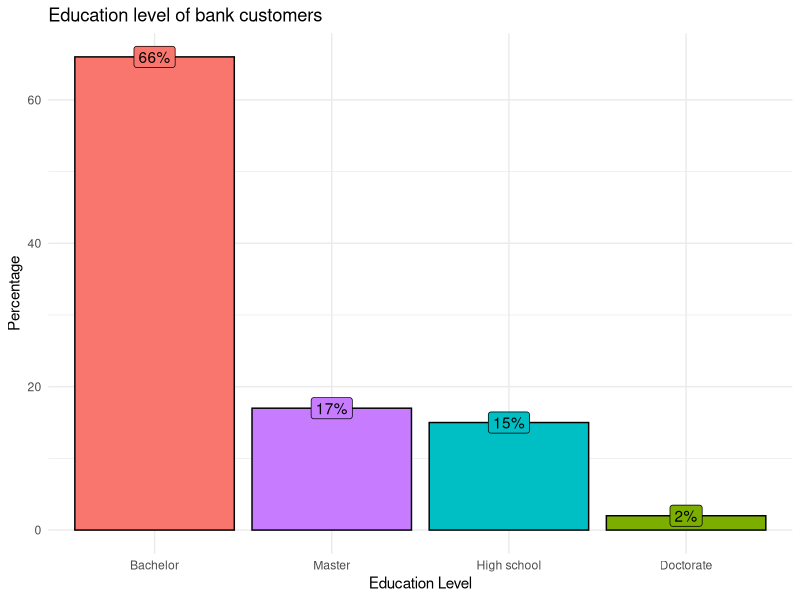
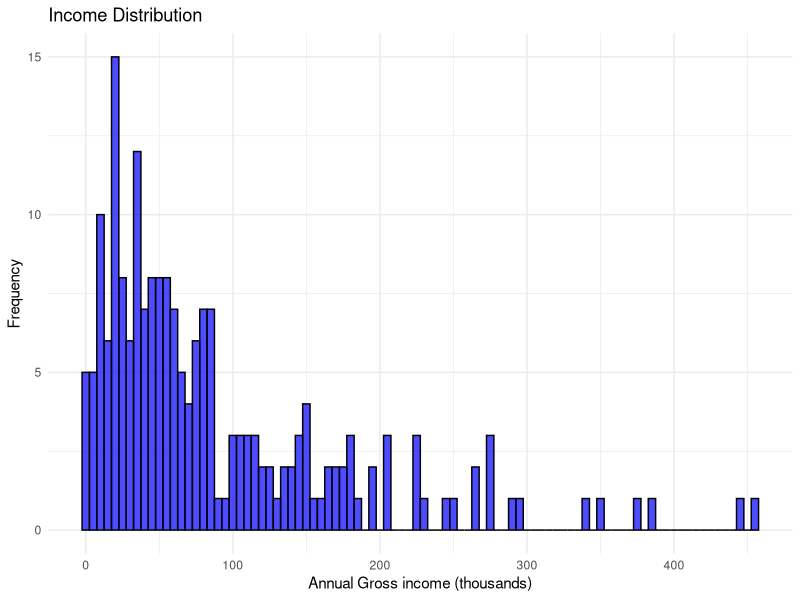
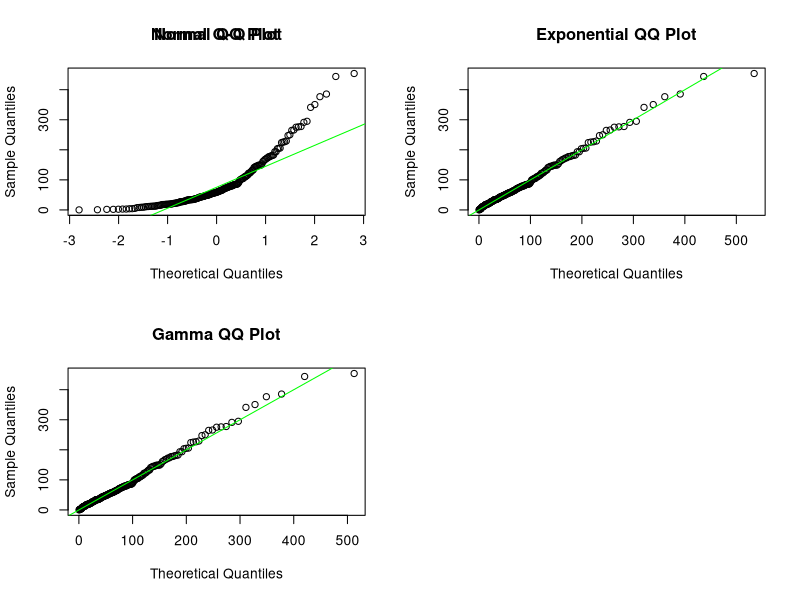
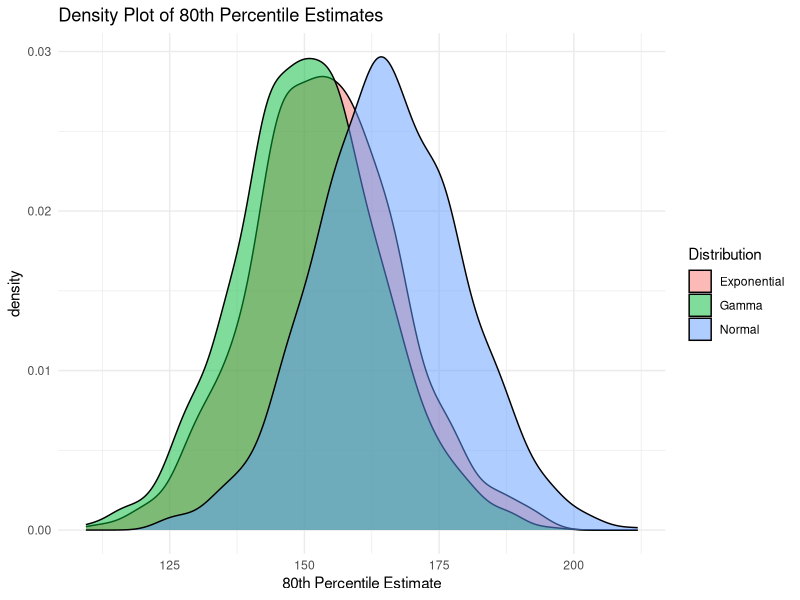
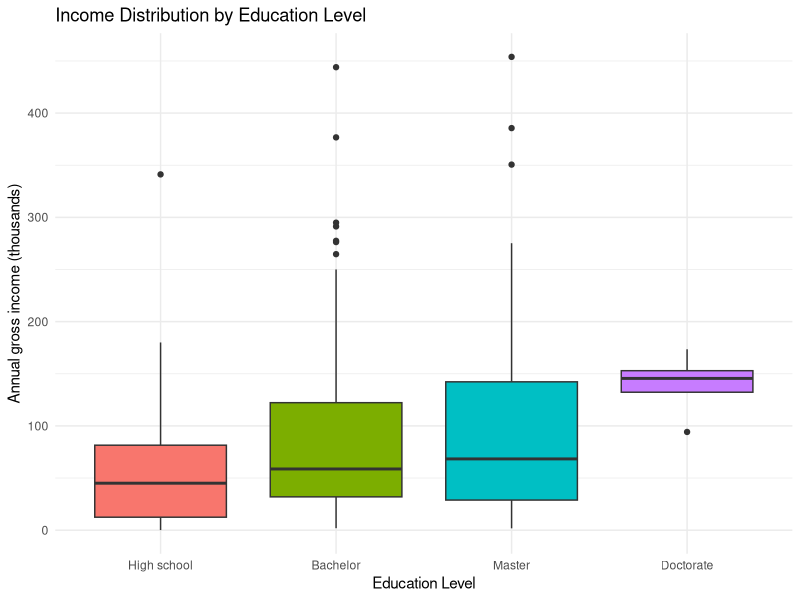
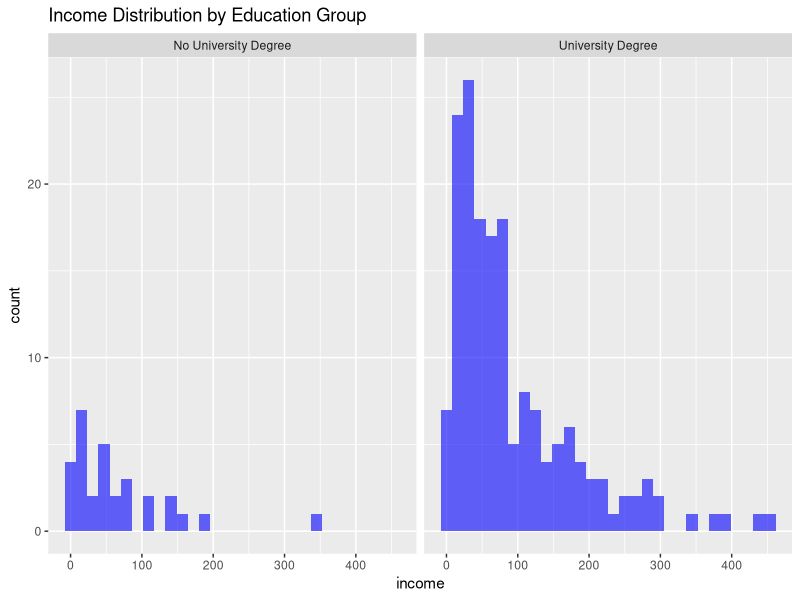
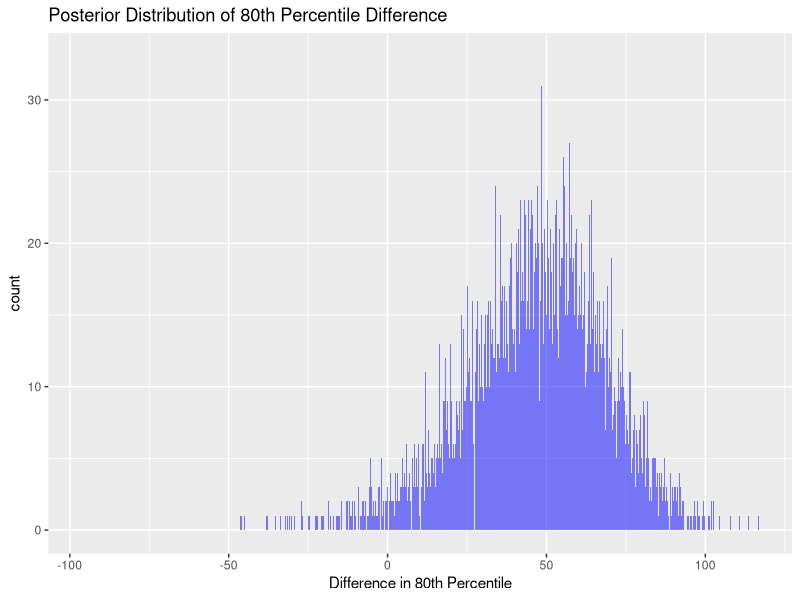

Write R code to recreate these figures, in order.
## ---- chunk 1
#| echo: false
# Set up chunk for all slides
knitr::opts_chunk$set(
  fig.width = 6,
  fig.height = 4,
  fig.align = "center",
  out.width = "100%",
  code.line.numbers = FALSE,
  fig.retina = 4,
  echo = TRUE,
  message = FALSE,
  warning = FALSE,
  cache = FALSE,
  dev.args = list(pointsize = 11)
)
## ---- chunk 2
# Load necessary libraries
library(tidyverse)
library(kableExtra)
library(fitdistrplus)
library(ggplot2)
library(MASS)
library(boot)

# Load the dataset
bank_data <- read_csv("data/banksurvey.csv")
## ---- chunk 3

# Descriptive bar plot
bank_data %>% 
  group_by(education) %>% 
  summarise(perc = n()/nrow(bank_data) * 100) %>% 
  as.data.frame() %>% 
  ggplot(aes(x = fct_reorder(education, -perc), 
             y = perc, 
             fill = education)) + 
  geom_col(color = "black") + 
  theme_minimal() + 
  labs(x = "Education Level", 
       y = "Percentage", 
       title = "Education level of bank customers") + 
  geom_label(aes(label = paste0(perc, "%"), 
                 vjust = 0.5)) + 
  guides(fill = "none")

## ---- chunk 4
# Histogram of incomes
ggplot(bank_data, aes(x = income)) + 
  geom_histogram(binwidth = 5, fill = "blue", color = "black", alpha = 0.7) +
  labs(title = "Income Distribution", x = "Annual Gross income (thousands)", y = "Frequency") +
  theme_minimal()

## ---- chunk 5
# Descriptive statistics
summary_stats <- bank_data %>% 
  summarize(
    Mean = round(mean(income), 1),
    Median = median(income),
    SD = round(sd(income), 1),
    Min = min(income),
    Max = max(income)
  )

kable(summary_stats, 
      caption = "Statistics of annual gross income of bank customers (thousands)")
## ---- chunk 6
# Fit normal distribution
fit_norm <- fitdist(bank_data$income, "norm")
# Fit exponential distribution
fit_exp <- fitdist(bank_data$income, "exp")
# Fit gamma distribution
fit_gamma <- fitdist(bank_data$income, "gamma")

# Normal distribution summary
tibble(Parameter = c("Mean", "Standard Deviation"), 
       Estimate = fit_norm$estimate, 
       'Standard Error' = fit_norm$sd) %>% 
  kable(caption = "Maximum likelihood estimates of fitted normal distribution model")

# Exponential distribution summary
tibble(Parameter = "Rate", 
       Estimate = fit_exp$estimate, 
       'Standard Error' = fit_exp$sd) %>% 
  kable(caption = "Maximum likelihood estimates of fitted exponential distribution model")

# Gamma distribution summary
tibble(Parameter = c("Shape", "Rate"), 
       Estimate = fit_gamma$estimate, 
       'Standard Error' = fit_gamma$sd) %>% 
  kable(caption = "Maximum likelihood estimates of fitted gamma distribution model")

## ---- chunk 7
# QQ plots for the normal, exponential, and gamma distributions
par(mfrow = c(2, 2)) # Set up plot window for multiple plots

# QQ plot for normal distribution
qqnorm(bank_data$income)
qqline(bank_data$income,col = "green")
title("Normal QQ Plot")

# QQ plot for exponential distribution
qqplot(qexp(ppoints(length(bank_data$income)), 
            rate = fit_exp$estimate), 
       sort(bank_data$income), 
       xlab = "Theoretical Quantiles", 
       ylab = "Sample Quantiles")
abline(0, 1,col = "green")
title("Exponential QQ Plot")

# QQ plot for gamma distribution
qqplot(qgamma(ppoints(length(bank_data$income)), 
              shape = fit_gamma$estimate[1], 
              rate = fit_gamma$estimate[2]), 
       sort(bank_data$income), 
       xlab = "Theoretical Quantiles", 
       ylab = "Sample Quantiles")
abline(0, 1,col = "green")
title("Gamma QQ Plot")

## ---- chunk 8
# Estimate the 80th percentile using estimators based on fitted model
q80_normal <- qnorm(0.80, mean = fit_norm$estimate[1], sd = fit_norm$estimate[2])
q80_exponential <- qexp(0.80, rate=fit_exp$estimate)
q80_gamma <- qgamma(0.80, shape=fit_gamma$estimate[1], rate=fit_gamma$estimate[2])

# Create a tibble based on these results
results <- tibble(
  Distribution = c("Normal", "Exponential", "Gamma"),
  `80th Percentile Estimate` = c(q80_normal, q80_exponential, q80_gamma))


kable(results, caption = "80th Percentile Estimates based on Different Models")
## ---- chunk 9
# Using sample quantile to estimate
q80_sample <- quantile(bank_data$income, probs = 0.80)

new_results <- tibble(
  Distribution = c("Normal", "Exponential", "Gamma","Sample"),
  `80th Percentile Estimate` = c(q80_normal, q80_exponential, q80_gamma,q80_sample))


kable(new_results, caption = "80th Percentile Estimates based on Different Models")
## ---- chunk 10
# Calculate the 95% CI for the estimates

# Normal distribution 95% CI
se_normal <- fit_norm$estimate[2] / sqrt(length(bank_data$income))  
ci_normal <- q80_normal + c(-1.96, 1.96) * se_normal

# Exponential distribution 95% CI
se_exp <- sqrt(1 / (length(bank_data$income) * fit_exp$estimate^2))
ci_exp <- q80_exponential + c(-1.96, 1.96) * se_exp

# Gamma distribution 95% CI
se_gamma <- sqrt(fit_gamma$estimate[1] / (fit_gamma$estimate[2]^2 * length(bank_data$income)))
ci_gamma <- q80_gamma + c(-1.96, 1.96) * se_gamma

ci_results <- tibble(
  Distribution = c("Normal", "Exponential", "Gamma"),
  `80th Percentile Estimate` = c(q80_normal, q80_exponential, q80_gamma),
  `Lower Bound (95% CI)` = c(ci_normal[1], ci_exp[1], ci_gamma[1]),
  `Upper Bound (95% CI)` = c(ci_normal[2], ci_exp[2], ci_gamma[2])
)

kable(ci_results, 
      caption = "80th Percentile Estimates and 95% Confidence Intervals for Different Distributions")
## ---- chunk 11
set.seed(2420)

true_mean <- 100  
lambda <- 1 / true_mean  
n_sample <- 100  
n_bootstrap <- 1000  

# Generate simulated data following an exponential distribution
original_data <- rexp(n_sample, rate = lambda)
## ---- chunk 12
# Define a function to calculate the 80th percentile
estimate_quantiles <- function(data, indices) {
  sample_data <- data[indices]  # Bootstrap 
  
   # Fit normal, exponential, and gamma distributions
  normal_fit <- fitdist(sample_data, "norm")
  exp_fit <- fitdist(sample_data, "exp")
  gamma_fit <- fitdist(sample_data, "gamma")
  
  # Return to 80th percentile
  return(
  c(
    qnorm(0.80, mean = normal_fit$estimate[1], sd = normal_fit$estimate[2]),
    qexp(0.80, rate = exp_fit$estimate),
    qgamma(0.80, shape = gamma_fit$estimate[1], rate = gamma_fit$estimate[2])
  ))
}

## ---- chunk 13
# Bootstrap sampling
bootstrap_results <- boot(data = original_data, statistic = estimate_quantiles, 
                          R = n_bootstrap)

# Extract results
normal_estimates <- bootstrap_results$t[, 1]  
exp_estimates <- bootstrap_results$t[, 2]     
gamma_estimates <- bootstrap_results$t[, 3]   
## ---- chunk 14



# Calculate the bias and standard deviation
true_80th_percentile <- qexp(0.80, rate = lambda)  

bias_normal <- mean(normal_estimates) - true_80th_percentile
bias_exp <- mean(exp_estimates) - true_80th_percentile
bias_gamma <- mean(gamma_estimates) - true_80th_percentile

sd_normal <- sd(normal_estimates)
sd_exp <- sd(exp_estimates)
sd_gamma <- sd(gamma_estimates)


## ---- chunk 15
combined_estimates <- data.frame(
  estimate = c(normal_estimates, exp_estimates, gamma_estimates),
  distribution = factor(rep(c("Normal", "Exponential", "Gamma"), 
                            times = c(length(normal_estimates), 
                                      length(exp_estimates), 
                                      length(gamma_estimates))))
)

# Create the combined density plot
ggplot(combined_estimates, aes(x = estimate, fill = distribution)) +
  geom_density(alpha = 0.5) + # Use density plot with transparency
  labs(title = "Density Plot of 80th Percentile Estimates", 
       x = "80th Percentile Estimate", 
       fill = "Distribution") + 
  theme_minimal()
## ---- chunk 16
#| label: tbl-biasd
#| tbl-cap: the bias and standard deviation of estimators

# Print in table
estimates_bias_sd <- tibble(
  Estimate = c("Normal", "Exponential", "Gamma"),
  Bias = c(bias_normal, bias_exp, bias_gamma),
  SD = c(sd_normal, sd_exp, sd_gamma)
) %>% kable(caption = "The bias and SD of estimates")

estimates_bias_sd
## ---- chunk 17
#| label: tbl-eduincome
# Recode education levels into two groups: 
# "University Degree" vs "No University Degree"
bank_data <- bank_data %>% 
  mutate(education_group = ifelse(education %in% 
                                  c("Bachelor", "Master", "Doctorate"), 
                                  "University Degree", "No University Degree"))

# Group summary of income by education group
income_education_summary <- bank_data %>% 
  group_by(education_group) %>% 
  summarise(mean_income = round(mean(income), 1), 
            sd_income = round(sd(income), 1), 
            n = n())

kable(income_education_summary, 
      caption = "Income comparison of university degree holders")

## ---- chunk 18
# Order education levels
bank_data$education <- factor(bank_data$education, 
                         levels = c("High school", 
                                    "Bachelor", 
                                    "Master", 
                                    "Doctorate"))

# Boxplot comparing income across all education levels
ggplot(bank_data, aes(x = education, y = income, fill = education)) +
  geom_boxplot() +
  theme_minimal() + 
  ggtitle('Income Distribution by Education Level') +
  xlab('Education Level') +
  ylab('Annual gross income (thousands)') + 
  guides(fill = "none")
## ---- chunk 19
# Subset data into two groups
university_graduates <- bank_data %>%  filter(education_group == "University Degree")
non_graduates <- bank_data %>%  filter(education_group == "No University Degree")

# Calculate the mean difference and confidence interval
mean_diff <- mean(university_graduates$income) - mean(non_graduates$income)

# Perform a t-test to get the confidence interval
t_test_result <- t.test(university_graduates$income, non_graduates$income, 
                        var.equal = FALSE)

# Print the results
kable(round(mean_diff, 1), 
      caption = "Difference in mean income (thousands)", 
      col.names = "")

kable(round(t_test_result$conf.int, 1), 
      caption = "95% confidence interval of difference in mean income (thousands)", 
      col.names = "")

## ---- chunk 20
# Histograms to check normality
ggplot(bank_data, aes(x = income)) +
  geom_histogram(bins = 30, fill = 'blue', alpha = 0.6) +
  facet_wrap(~education_group) +
  ggtitle('Income Distribution by Education Group')

# Check the sample sizes of each group
table(bank_data$education_group) %>% 
  kable(col.names = c("Education level", "Count"), 
        caption = "Sample size of education groups")
## ---- chunk 21

# Prior
n0 <- nrow(non_graduates)
n1 <- nrow(university_graduates)
alpha <- 1
beta <- 1

# Posterior
alpha_tilda0 <- alpha + n0
alpha_tilda1 <- alpha + n1
beta_tilda0 <- beta + sum(non_graduates$income)
beta_tilda1 <- beta + sum(university_graduates$income)

tibble(Parameter = c("N_0", "N_1","Alpha","Beta",
                     "Alpha_tilda_0","Alpha_tilda_1",
                     "Beta_tilda_0","Beta_tilda_1"), 
       Value = c(n0,n1,alpha,beta,alpha_tilda0,alpha_tilda1,
                 beta_tilda0,beta_tilda1), 
       Description = c("Number of those who doesn't have a university degree",
                       "Number of those who has a university degree",
                       "Shape of Gamma distribution",
                       "Rate of Gamma distribution",
                       "Updated shape of posterior(Gamma distribution) for non-uni",
                       "Updated shape of posterior(Gamma distribution) for uni",
                       "Updated rate of posterior(Gamma distribution) for non-uni",
                       "Updated rate of posterior(Gamma distribution) for uni")) %>% 
  kable(caption = "Parameter matrix")
## ---- chunk 22

# Simulate 10,000 examples
set.seed(2420)
lambda_0_samples <- rgamma(10000, shape = alpha_tilda0, rate = beta_tilda0)
lambda_1_samples <- rgamma(10000, shape = alpha_tilda1, rate = beta_tilda1)

# Manually calculate the 80th percentile of each lambda
p80_0 <- log(5) / lambda_0_samples
p80_1 <- log(5) / lambda_1_samples

# Calculate the the 80th percentile diff
p80_diff <- p80_1 - p80_0

# Calculate the 95% CI
credible_interval <- quantile(p80_diff, c(0.025, 0.975))


tibble('Credible interval' = credible_interval) %>% 
kable(caption = "95% credible interval of difference between 80th percentile incomes")

# Plot results
ggplot(data.frame(p80_diff), aes(x = p80_diff)) +
  geom_histogram(binwidth = 0.1, fill = "blue", alpha = 0.5) +
  labs(title = "Posterior Distribution of 80th Percentile Difference", x = 
         "Difference in 80th Percentile")
